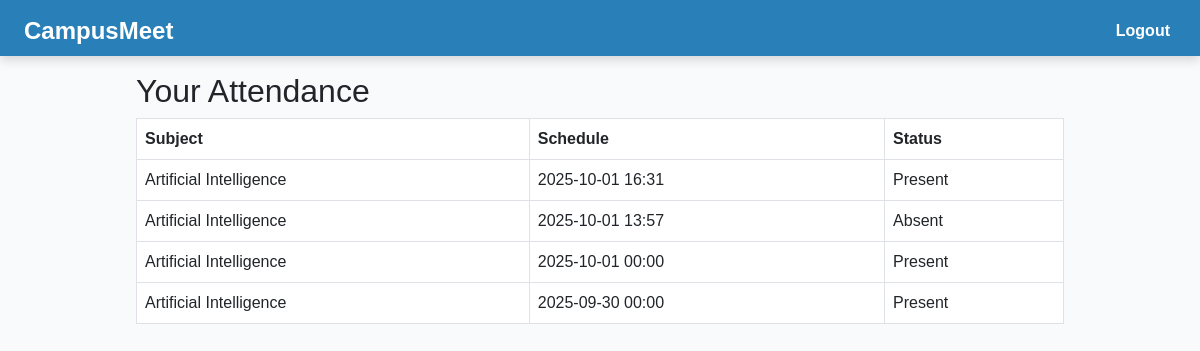
/student/attendance/ (signed in), run on the app's committed database.
### main/models.py (models this page shows, shortened)
class Attendance(models.Model):
    meeting = models.ForeignKey(Meeting, on_delete=models.CASCADE)
    student = models.ForeignKey(User, on_delete=models.CASCADE, limit_choices_to={'userprofile__role': 'student'})
    join_time = models.DateTimeField(null=True, blank=True)
    leave_time = models.DateTimeField(null=True, blank=True)
    duration = models.DurationField(null=True, blank=True)
    present = models.BooleanField(default=False)  # Marked True if attendance criteria met

class Meeting(models.Model):
    subject = models.ForeignKey(Subject, on_delete=models.CASCADE)
    schedule_datetime = models.DateTimeField()
    meeting_link = models.URLField(blank=True, null=True)  # Placeholder for video call link
    video_room_link = models.CharField(max_length=255, blank=True, null=True)

class Subject(models.Model):
    name = models.CharField(max_length=100)
    department = models.ForeignKey(Department, on_delete=models.CASCADE)
    faculty = models.ForeignKey(User, on_delete=models.CASCADE, limit_choices_to={'userprofile__role': 'faculty'})

### main/views.py (the view)
# urls.py: path('student/attendance/', views.student_attendance, name='student_attendance'),
def student_attendance(request):
    attendances = Attendance.objects.filter(student=request.user).order_by('-meeting__schedule_datetime')
    context = {'attendances': attendances}
    return render(request, 'main/student_attendance.html', context)

### main/templates/main/student_attendance.html
{% extends "main/base.html" %}
{% block content %}
<h2>Your Attendance</h2>
{% if attendances %}
<table class="table table-bordered">
  <thead>
    <tr>
      <th>Subject</th>
      <th>Schedule</th>
      <th>Status</th>
    </tr>
  </thead>
  <tbody>
    {% for attendance in attendances %}
    <tr>
      <td>{{ attendance.meeting.subject.name }}</td>
      <td>{{ attendance.meeting.schedule_datetime|date:"Y-m-d H:i" }}</td>
      <td>{% if attendance.present %}Present{% else %}Absent{% endif %}</td>
    </tr>
    {% endfor %}
  </tbody>
</table>
{% else %}
<p>No attendance records available.</p>
{% endif %}
{% endblock %}

### main/templates/main/base.html (style rules this page uses)
body, html { margin: 0; padding: 0; font-family: 'Poppins', Arial, sans-serif; background-color: #f8fafc; min-height: 100vh; }

### data on the page
Attendance: meeting.subject.name "Artificial Intelligence", meeting.schedule_datetime "2025-10-01 16:31", present "Present"
Attendance: meeting.subject.name "Artificial Intelligence", meeting.schedule_datetime "2025-10-01 13:57", present "Absent"
Attendance: meeting.subject.name "Artificial Intelligence", meeting.schedule_datetime "2025-10-01 00:00", present "Present"
Attendance: meeting.subject.name "Artificial Intelligence", meeting.schedule_datetime "2025-09-30 00:00", present "Present"
